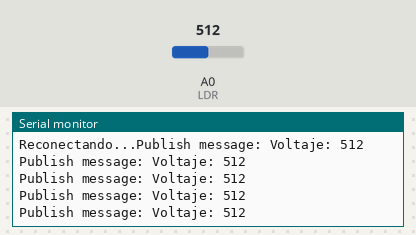
A sketch run on a simulated ESP8266 (NodeMCU). On the bench: the last lines printed to the serial monitor. Inputs (shaded band) come from the test bench; at power-on: A0 (LDR) = 512. WiFi joins after 1.5 s; servers stay silent unless stated; no MQTT or app messages arrive unless stated.

Above: at 2.7 s.
2.8 s: A0 (LDR) set to 716
At 3.33 s:
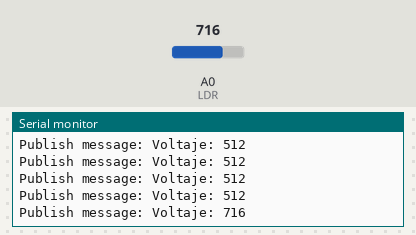
4.3 s: A0 (LDR) set to 900
At 4.33 s:
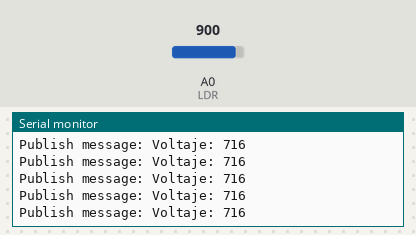
Timing chart, 0 to 7.3 s (numbered marks = the images above; inputs shaded):
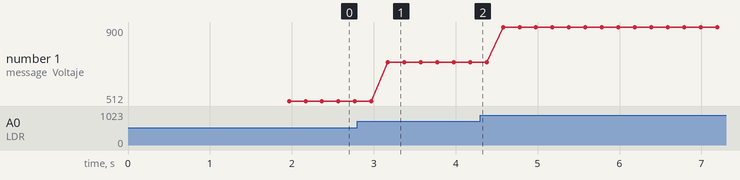

The sketch:

lecturaLDRconMQTT.ino
```cpp
/*
 *
 * En este programa escribiremos la información luminosa captada por un sensor LDR hacia el Broker mosquitto instalado en una raspberry Py
 * El programa esta escrito para ser ejecutado sobre una placa de desarrollo ESP8266 montada en un NodeMCU
 *
 * @author : Jesus Barajas
 * 3 de Septiembre de 2019
 *
*/

#include <ESP8266WiFi.h> //Biblioteca para ESP8266
#include <PubSubClient.h> //Biblioteca para MQTT

//Definimos variables globales
const char* ssid = "AVERNO"; //Nombre de la red
const char* password = "M0v13lee@nuX7g";//Contraseña de red
const char* mqtt_server = "192.168.10.133";//Establecemos la dirección IP del servidor
char msg[50];
const int LDR = A0; //Puerto de entrada A0 en al placa ESP8266
WiFiClient espClient; //Creamos un objeto de tipo WIFI client, https://links2004.github.io/Arduino/dc/da7/class_wi_fi_client.html
PubSubClient client(espClient); //Sea crea un objeto de tipo PubSubClient con el constructor client(client), esto es posible porque WIFIClient hereda de Client
                                //Aun tenemos que configurar el servidor, esto se hara en la parte de setup

void setup() {
  Serial.begin(9500); //Velociada de envio de mensajes
  setup_wifi(); //Llamado a funcion
  client.setServer(mqtt_server, 1883); // Configuracion del servidor, por default el Broker tendra el puerto 1883 abierto,
                                       // mientras que mqtt_server es la dirección ip que definimos un poco mas arriba
  }


 /*
  * Método que conecta mediante WiFi por parte del ESP8266
  */
void setup_wifi() {
  delay(10);

  // Informacion del la red wifi a la que se va esta intentando conectar
  Serial.println();
  Serial.print("Conectando a la red ");
  Serial.println(ssid);//Nombre de la red WiFi
  WiFi.begin(ssid, password); //Inicia la peticion de conexión WifI

  //En caso de que no se pueda establecer conexión se va a reintentar hasta lograrlo
  while (WiFi.status() != WL_CONNECTED) {
    delay(500);//retraso de medio segundo para vovler a intentar
    Serial.print("*");
  }

  //Cuando se logra establecer la conexión
  Serial.println("\n WiFi conectado \n Dirección IP: ");
  Serial.println(WiFi.localIP());//Se imprime la IP del servicio al que esta conectado, esta debe de ser la misma que nosotros ingresamos en un principio
}

/*
 * Método que soluciona fallas en la conexión de red
 */

void reconnect() {
   while (!client.connected()) { //Si no estamos conectados
      Serial.print("Reconectando...");

      if (client.connect("ESP8266Client")) {//Si logramos conectar
        client.publish("IIMAS/laboratorio1/LDR", "Empezando escritura"); //Se empieza la comunicación y con la escritura en el topic
      }
      else {//Si se continua en este estado
        Serial.print("No es posible reconectar=");
        Serial.print(client.state());
        Serial.println("Intentando de nuevo en 5 segundos");
        delay(5000);
      }
    }
  }

void loop() {
  int entrada = analogRead(LDR); //Se lee la entrada análoga
  if (!client.connected()) {
    reconnect();
  }
  client.loop();
  delay(200);
  snprintf (msg, 75, "Voltaje: %ld", entrada);
  Serial.print("Publish message: ");//Terminal local
  Serial.println(msg);//Terminal local
  client.publish("IIMAS/laboratorio1/LDR", msg);//Mensaje que se publica en el topic
}
```

Measured:
- after the input at 2.8 s, the serial monitor: prints a new line after 0.37 s (image 1)
- plotted number 1: 512 → 716 after the input at 2.8 s, 716 → 900 after the input at 4.3 s
